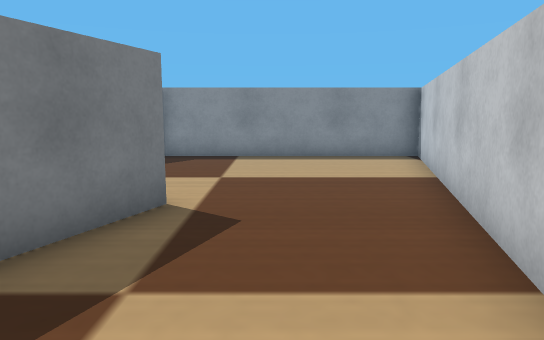
View 1 (above)

15 first-person views from a walk through a Webots world. The camera is 0.06 m above the floor, tilts 8° down and sees 70° across. The floor is counted in squares, 0.05 m on a side. Each view is taken from the middle of a square. On the plan, view 1 faces up. The plan holds only what a view shows up to about 14 squares ahead; the rest is blank. Robots are left out. Simple shapes and patterns stand in for the simulator's stock objects.

View 2
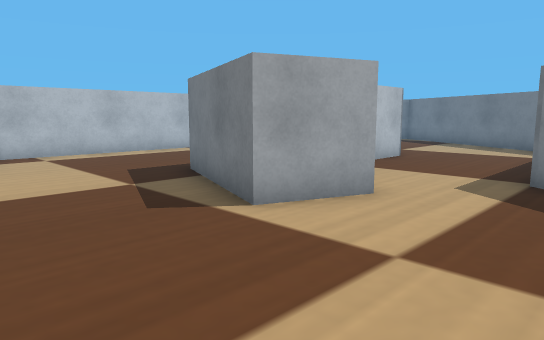

View 3
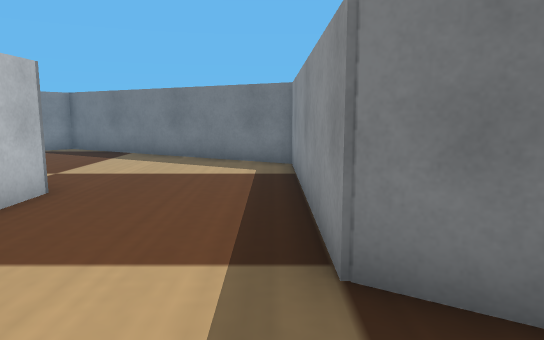

View 4
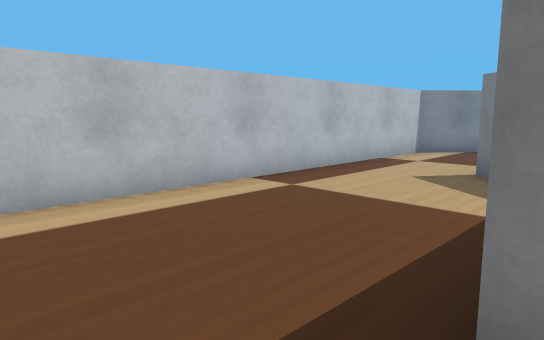

View 5
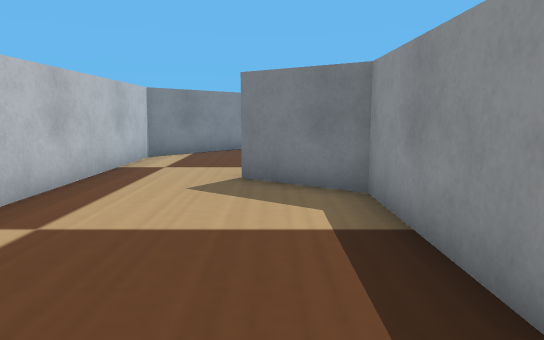

View 6
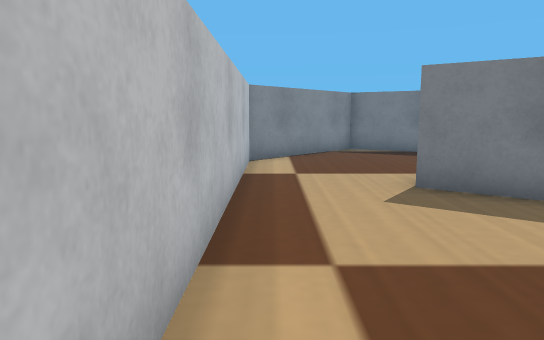

View 7
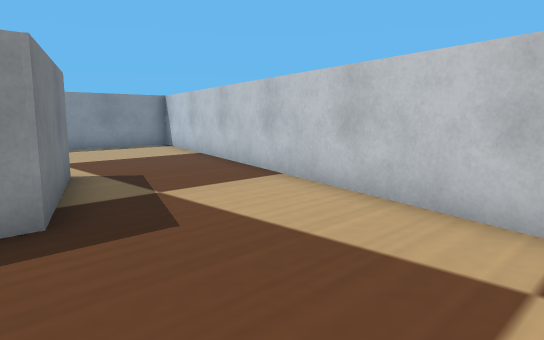

View 8
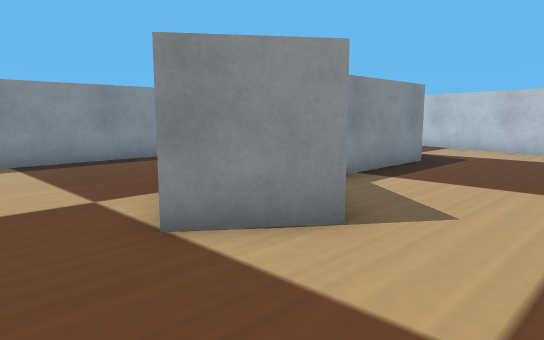

View 9
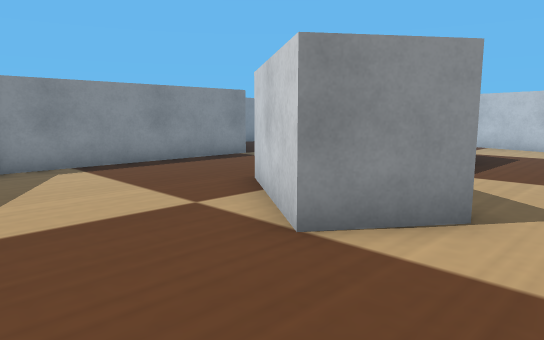

View 10
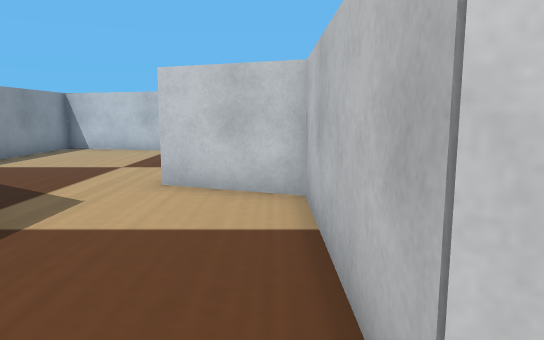

View 11
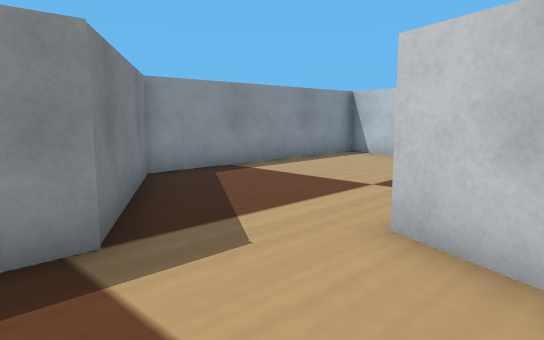

View 12
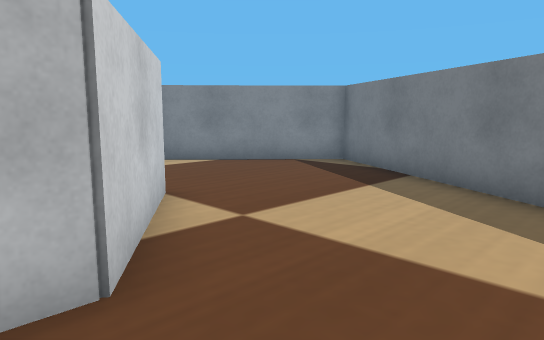

View 13
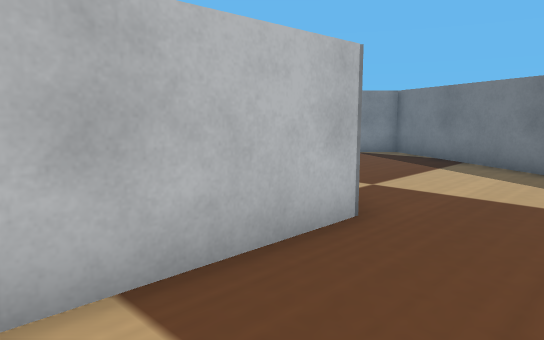

View 14
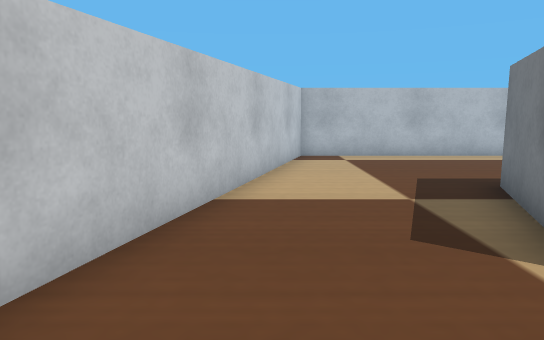

View 15
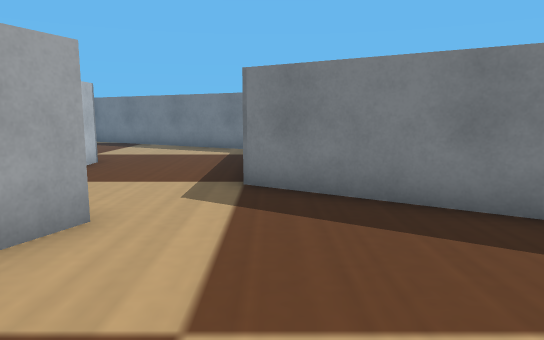

### Floor plan
Points are (right, up) in squares from view 1. A wall is a line through its corners. A room is listed if a view was taken in it or the views show most of it. See-through windows are left out.
Room 1 (views 1, 2, 3, 4, 5, 6, 7, 8, 9, 10, 11, 12, 13, 14, 15)
walls: (-4.2, 3.5) (-3.3, 5.9) (-1.4, 5.2) (-2.9, 1.5) (-7.9, 1.5) (-9.4, -0.6) (-11.1, 0.6) (-9, 3.5) (-4.2, 3.5); (-5.7, 7.5) (-12.7, 7.5) (-17, -0.2) (-13.3, -3.6) (0.1, -3.6) (4.3, 11.5) (-3.2, 11.5) (-5.7, 7.5)

Where each view was taken, in squares from view 1:
view 1: 0 up, 0 right, facing up
view 2: 9 up, 2 right, facing down-left
view 3: 7 up, 3 left, facing left
view 4: 2 up, 1 left, facing down-left
view 5: 0 up, 2 left, facing left
view 6: 3 down, 3 left, facing left
view 7: 3 down, 4 left, facing up-right
view 8: 3 down, 13 left, facing up-right
view 9: 2 down, 14 left, facing up-right
view 10: 4 up, 10 left, facing right
view 11: 4 up, 7 left, facing up-right
view 12: 6 up, 8 left, facing down-left
view 13: 6 up, 5 left, facing down-left
view 14: 8 up, 1 right, facing down
view 15: 8 up, 1 right, facing left
